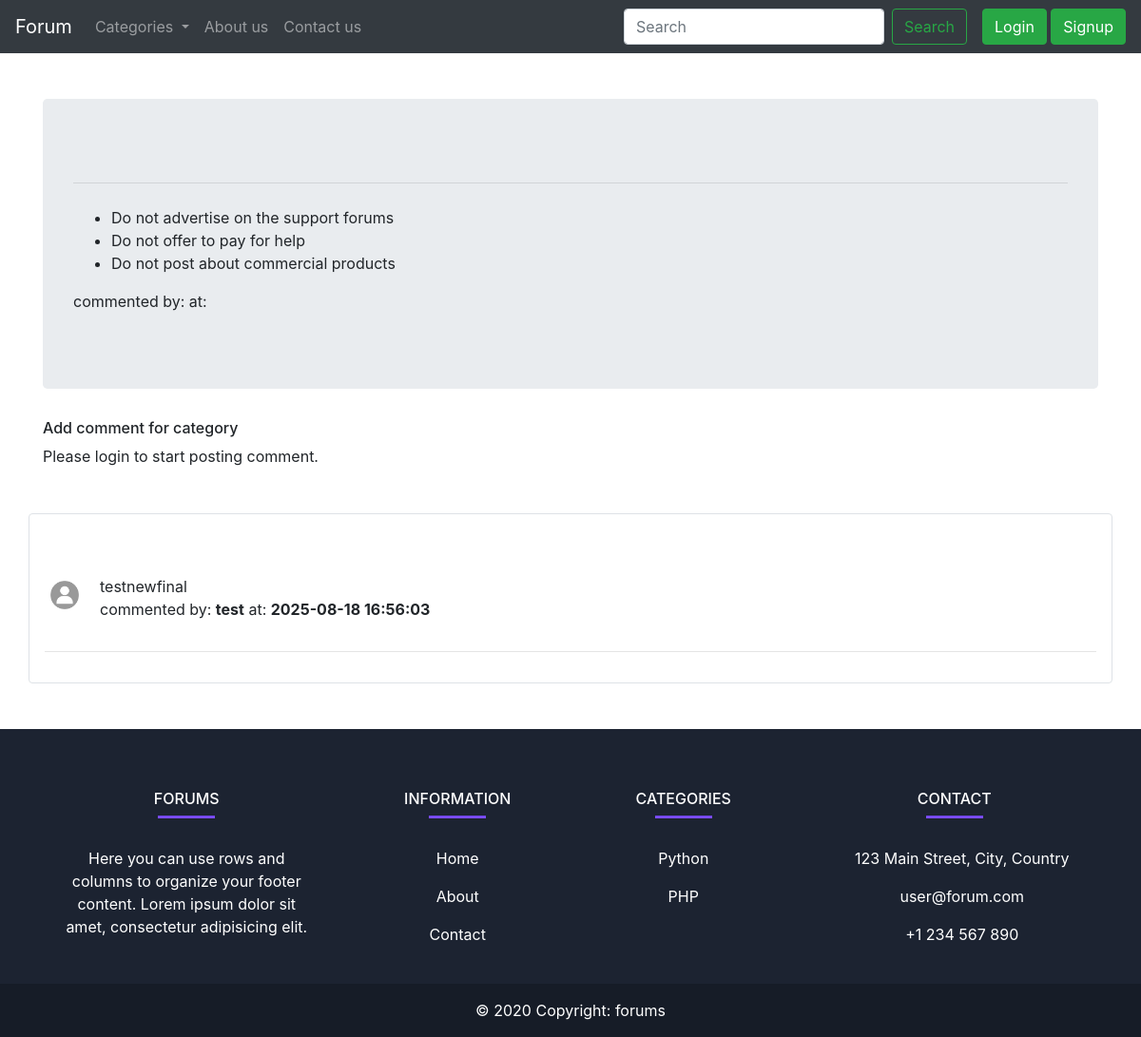
Page /thread.php on the committed database.
### tables this page shows
CREATE TABLE IF NOT EXISTS `comments` (
  `comm_id` int NOT NULL AUTO_INCREMENT,
  `comm_desc` text NOT NULL,
  `ques_id` int NOT NULL,
  `comm_user_id` int NOT NULL,
  `comm_time` datetime NOT NULL DEFAULT CURRENT_TIMESTAMP,
  PRIMARY KEY (`comm_id`)
);

CREATE TABLE IF NOT EXISTS `users` (
  `srno` int NOT NULL AUTO_INCREMENT,
  `username` varchar(30) NOT NULL,
  `email` varchar(30) NOT NULL,
  `password` varchar(255) NOT NULL,
  `created_date` datetime NOT NULL DEFAULT CURRENT_TIMESTAMP,
  PRIMARY KEY (`srno`)
);

### thread.php (the view, shortened to what this page needs)
<?php
include 'partial/_db_connection.php';
$qus_id = $_GET['question_id'];
 $sql2 = "SELECT * FROM users WHERE `srno` = '$ques_user_id'";
       $result2 = mysqli_query($conn,$sql2);
       $rows2 = mysqli_fetch_assoc($result2);
?>
<!doctype html>
<html lang="en">
<head>
    <link rel="stylesheet" href="https://cdn.jsdelivr.net/npm/bootstrap@4.4.1/dist/css/bootstrap.min.css"
>
    <link rel="stylesheet" href="style.css">
</head>
<body>
    <?php
    include 'partial/_header.php' ;
    ?>
    <div class="container mt-5">
        <div class="jumbotron">
            <hr class="my-4">
            <p><ul>
                <li>Do not advertise on the support forums</li>
                 <li>Do not offer to pay for help</li>
                  <li>Do not post about commercial products</li>
            </ul></p>
           <?php echo  '<p>commented by: <b>'.$rows2["username"] .'</b> at: <b>'.$ques_time.'</b></p>'?>
        </div>
    </div>
    <div class="container">
        <h6>Add comment for <?php echo $ques_title ?> category</h6>
        <?php
         if(isset($_SESSION['username']) && $_SESSION['username']== true){
       echo '<form action="'.$_SERVER['PHP_SELF'].'" method="POST">
  <div class="form-group">
  <input type= "hidden" name="ques_id" value="'.$_GET['question_id'].'">
    <input type= "hidden" name="user_id" value="'.$_SESSION['user_id'].'">
    <label for="comm_desc">Example textarea</label>
    <textarea class="form-control" id="comm_desc" rows="3" name="comm_desc"></textarea>
  </div>
  <button type="submit" class="btn btn-success">Submit</button>
</form>';
         }
         else {
            echo "Please login to start posting comment.";
         }
?>
    </div>
    <div class="container mt-5 border p-3 rounded">
    <?php
    $sql = "SELECT * FROM comments WHERE `ques_id` = '$qus_id'";
    $result = mysqli_query($conn,$sql);
    while ($rows = mysqli_fetch_assoc($result)) {
        $ques_fetch_desc = $rows['comm_desc'];
       $comm_fetch_time = $rows['comm_time'];
       $comm_user_id = $rows['comm_user_id'];
       $sql2 = "SELECT * FROM users WHERE `srno` = '$comm_user_id'";
       $result2 = mysqli_query($conn,$sql2);
       $rows2 = mysqli_fetch_assoc($result2);
           echo '
        <div class="media mt-5">
            <img src="images/user-profile.jpg" width="42px" class="mr-3" alt="user profile">
            <div class="media-body">
                '.$ques_fetch_desc.'
                <p>commented by: <b>'.$rows2['username'] .'</b> at: <b>'.$comm_fetch_time.'</b></p>
            </div>
        </div>
          <hr>';
    }
        ?>
    </div>
    <?php include 'partial/_footer.php' ?>
</body>
</html>

### rows in the picture
comments: comm_desc "testnewfinal", users.username "test", comm_time "2025-08-18 16:56:03"
